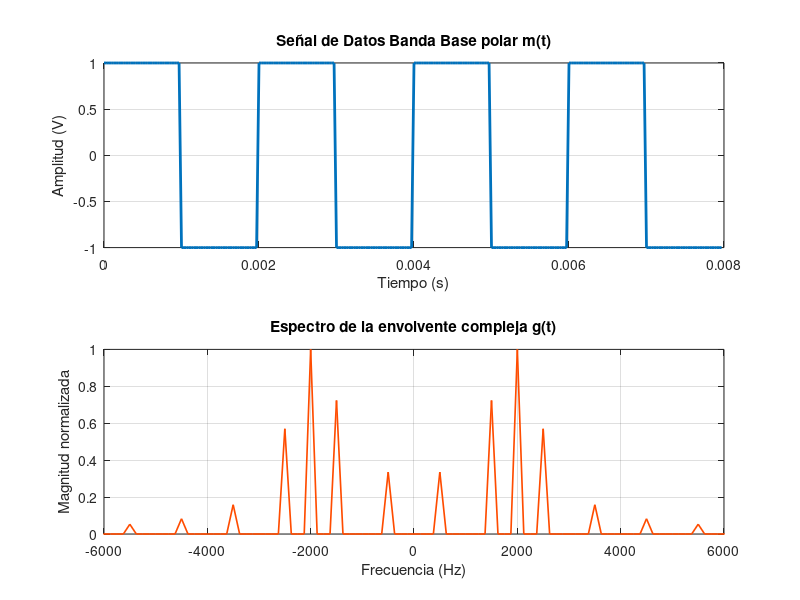

MATLAB code to generate this figure:
%este archivo es para el laboratorio, osea trabajaremos con la señal FSK
R = 1000;
Fs = 32000;
dt = 1/Fs;
A_c = 1;
delta_f = 2000;

bits = [1 -1 1 -1 1 -1 1 -1]; %bits pero en formato polar (modulacion polar, asi sale la grafica en el libro)

% Muestras por bit: comprobar entero
Muestras_por_bit = Fs / R;
if Muestras_por_bit ~= floor(Muestras_por_bit)
    warning('Fs/R no es entero. Redondeando Muestras_por_bit.');
    Muestras_por_bit = round(Muestras_por_bit);
end

% Señal moduladora
m_t = repelem(bits(:), Muestras_por_bit);    % columna
N = length(m_t);
t = 0:dt:(length(m_t)-1)*dt;

% ENVOLVENTE
theta_t = 2*pi*delta_f * cumsum(m_t) * dt;
g_t = A_c * exp(1i * theta_t);


% Calculamos la transformada de Fourier de la señal g(t)
nfft = 2^nextpow2(N); 
G = fftshift(fft(g_t, nfft)); 
f = (-nfft/2 : nfft/2-1) * (Fs / nfft);

figure;
subplot(2,1,1);
plot(t, m_t, 'LineWidth', 2);
xlabel('Tiempo (s)');
ylabel('Amplitud (V)');
title('Señal de Datos Banda Base polar m(t)');
grid on;

subplot(2,1,2)
plot(f, abs(G)/max(abs(G)), 'LineWidth', 1.2, 'Color', [1 0.3 0]);
xlim([-3*delta_f, 3*delta_f]);
xlabel('Frecuencia (Hz)');
ylabel('Magnitud normalizada');
title('Espectro de la envolvente compleja g(t)');
grid on;
